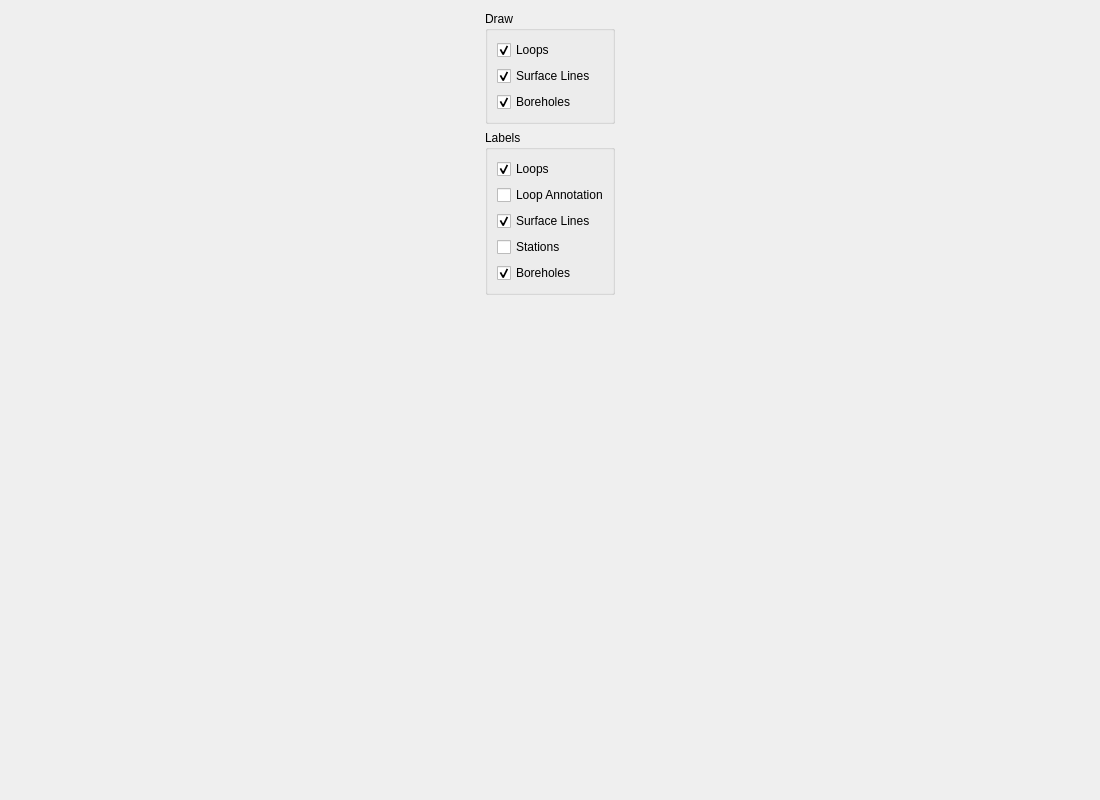
<?xml version="1.0" encoding="UTF-8"?>
<ui version="4.0">
 <class>Form</class>
 <widget class="QWidget" name="Form">
  <property name="geometry">
   <rect>
    <x>0</x>
    <y>0</y>
    <width>1100</width>
    <height>800</height>
   </rect>
  </property>
  <property name="windowTitle">
   <string>Form</string>
  </property>
  <layout class="QGridLayout" name="gridLayout">
   <item row="1" column="0">
    <widget class="QGroupBox" name="groupBox_2">
     <property name="sizePolicy">
      <sizepolicy hsizetype="Fixed" vsizetype="Preferred">
       <horstretch>0</horstretch>
       <verstretch>0</verstretch>
      </sizepolicy>
     </property>
     <property name="minimumSize">
      <size>
       <width>130</width>
       <height>0</height>
      </size>
     </property>
     <property name="maximumSize">
      <size>
       <width>130</width>
       <height>16777215</height>
      </size>
     </property>
     <property name="title">
      <string>Labels</string>
     </property>
     <layout class="QVBoxLayout" name="verticalLayout">
      <item>
       <widget class="QCheckBox" name="label_loops_cbox">
        <property name="text">
         <string>Loops</string>
        </property>
        <property name="checked">
         <bool>true</bool>
        </property>
       </widget>
      </item>
      <item>
       <widget class="QCheckBox" name="label_loop_anno_cbox">
        <property name="text">
         <string>Loop Annotations</string>
        </property>
       </widget>
      </item>
      <item>
       <widget class="QCheckBox" name="label_lines_cbox">
        <property name="text">
         <string>Surface Lines</string>
        </property>
        <property name="checked">
         <bool>true</bool>
        </property>
       </widget>
      </item>
      <item>
       <widget class="QCheckBox" name="label_stations_cbox">
        <property name="text">
         <string>Stations</string>
        </property>
        <property name="checked">
         <bool>false</bool>
        </property>
       </widget>
      </item>
      <item>
       <widget class="QCheckBox" name="label_boreholes_cbox">
        <property name="text">
         <string>Boreholes</string>
        </property>
        <property name="checked">
         <bool>true</bool>
        </property>
       </widget>
      </item>
     </layout>
    </widget>
   </item>
   <item row="0" column="0">
    <widget class="QGroupBox" name="groupBox">
     <property name="sizePolicy">
      <sizepolicy hsizetype="Fixed" vsizetype="Preferred">
       <horstretch>0</horstretch>
       <verstretch>0</verstretch>
      </sizepolicy>
     </property>
     <property name="minimumSize">
      <size>
       <width>130</width>
       <height>0</height>
      </size>
     </property>
     <property name="maximumSize">
      <size>
       <width>140</width>
       <height>16777215</height>
      </size>
     </property>
     <property name="title">
      <string>Draw</string>
     </property>
     <layout class="QVBoxLayout" name="verticalLayout_2">
      <item>
       <widget class="QCheckBox" name="draw_loops_cbox">
        <property name="text">
         <string>Loops</string>
        </property>
        <property name="checked">
         <bool>true</bool>
        </property>
       </widget>
      </item>
      <item>
       <widget class="QCheckBox" name="draw_lines_cbox">
        <property name="text">
         <string>Surface Lines</string>
        </property>
        <property name="checked">
         <bool>true</bool>
        </property>
       </widget>
      </item>
      <item>
       <widget class="QCheckBox" name="draw_boreholes_cbox">
        <property name="text">
         <string>Boreholes</string>
        </property>
        <property name="checked">
         <bool>true</bool>
        </property>
       </widget>
      </item>
     </layout>
    </widget>
   </item>
   <item row="0" column="1" rowspan="3">
    <layout class="QGridLayout" name="map_layout"/>
   </item>
   <item row="2" column="0">
    <spacer name="verticalSpacer">
     <property name="orientation">
      <enum>Qt::Vertical</enum>
     </property>
     <property name="sizeHint" stdset="0">
      <size>
       <width>20</width>
       <height>40</height>
      </size>
     </property>
    </spacer>
   </item>
  </layout>
 </widget>
 <resources/>
 <connections/>
</ui>
